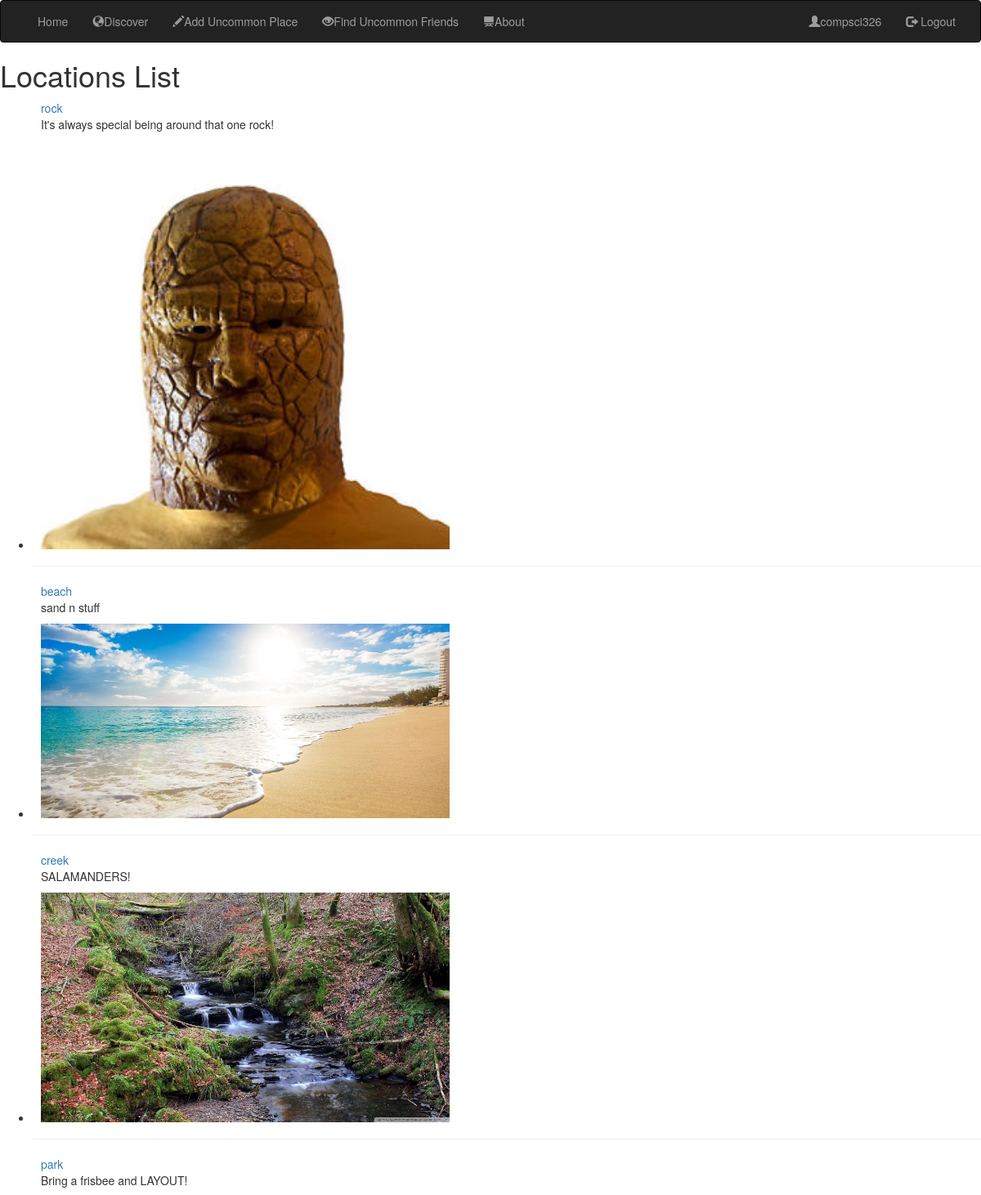
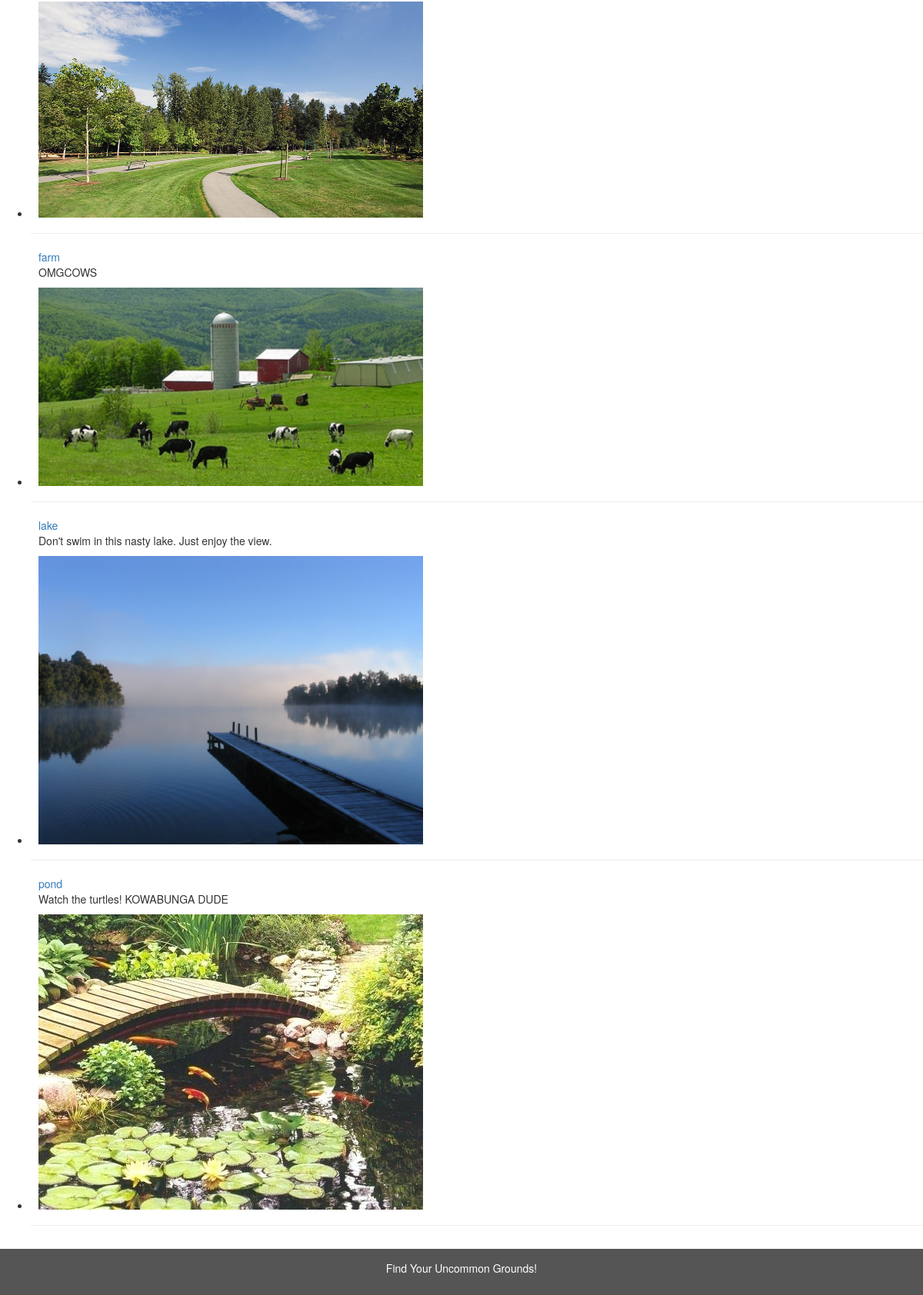
/UncommonGrounds/locations/ (signed in), run on the app's committed database (2 pictures, top to bottom).
### UncommonGrounds/models.py (models this page shows, shortened)
class Location(models.Model):
    name = models.CharField(max_length=100, help_text="Enter the name of location")
    """GPS_coordinates = """
    contributor = models.ForeignKey('Profile', on_delete=models.SET_NULL, null=True)
    description = models.TextField(max_length=1000, help_text="Brief description of location")
    tags = models.ManyToManyField(Tag)
    RATING = (
        (0, ' '),
        (1, '*'),
        (2, '**'),
        (3, '***'),
        (4, '****'),
        (5, '*****'),
    )
    ratings = models.IntegerField(choices=RATING, blank=True, default=' ')
    popularity = models.IntegerField()
    added = models.DateTimeField(auto_now_add=True)
    comments = models.ForeignKey('Comment', related_name="loc_comments", on_delete=models.SET_NULL, null=True)
    image = models.ImageField(upload_to = 'location_images/')
    def get_absolute_url(self):
        return reverse('location-detail', args=[str(self.id)])

### UncommonGrounds/views.py (the view)
# urls.py: path('locations/', views.LocationListView.as_view(), name='locations'),
class LocationListView(generic.ListView):
    model = Location

### UncommonGrounds/templates/UncommonGrounds/location_list.html (shortened to what this page needs)
{% extends "base_generic.html" %}
{% block content %}
{% load static %}
  <h1>Locations List</h1>
  {% if location_list %}
  <ul>
    {% for location in location_list %}
    <li>
      <div class="media">
        <div class="media-left">
        </div>
        <div class="media-body">
          <a href="{{ location.get_absolute_url }}">{{ location.name }}</a>
          <p>{{ location.description }}</p>
          <img src='{% static location.name|add:".jpg" %}' width="500px" />
        </div>
      <hr>
      </div>
    </li>
    {% endfor %}
  </ul>
  {% else %}
    <p>There are no locations added yet!</p>
  {% endif %}
{% endblock %}

### UncommonGrounds/templates/base_generic.html (shortened to what this page needs)
<!DOCTYPE html>
<html lang="en">
<head>
  <link rel="stylesheet" href="https://maxcdn.bootstrapcdn.com/bootstrap/3.3.7/css/bootstrap.min.css">
  {% load static %}
  <link rel="stylesheet" href="{% static 'css/styles.css' %}">
</head>
<body>
<nav class="navbar navbar-inverse">
  <div class="container-fluid">
    <div class="collapse navbar-collapse" id="myNavbar">
      <ul class="nav navbar-nav">
        <li><a href="{% url 'discover' %}">Home</a></li>
        <li><a href="{% url 'locations' %}"><span class="glyphicon glyphicon-globe"></span>Discover</a></li>
        <li><a href="#"><span class="glyphicon glyphicon-pencil"></span>Add Uncommon Place</a></li>
        <li><a href="{% url 'profiles' %}"><span class="glyphicon glyphicon-eye-open"></span>Find Uncommon Friends</a></li>
        <li><a href="{% url 'about' %}"><span class="glyphicon glyphicon-blackboard"></span>About</a></li>
      </ul>
      <ul class="nav navbar-nav navbar-right">
        {% if user.is_authenticated %}
          <li><a href="{% url 'profile' %}"><span class="glyphicon glyphicon-user"></span>{{ user.get_username }}</a></li>
          <li><a href="{% url 'logout'%}"><span class="glyphicon glyphicon-log-out"></span> Logout</a></li>
        {% else %}
          <li><a href="{% url 'addUser' %}"><span class="glyphicon glyphicon-user"></span> Sign Up</a></li>
          <li><a href="{% url 'login' %}"><span class="glyphicon glyphicon-log-in"></span> Login</a></li>
        {% endif %}
      </ul>
    </div>
  </div>
</nav>
{% block content %}{% endblock %}
<footer class="container-fluid text-center">
  <p>Find Your Uncommon Grounds!</p>
</footer>
</body>
</html>

### UncommonGrounds/static/css/styles.css (style rules this page uses)
footer { background-color: #555; color: white; padding: 15px; }

### data on the page
Location: name "rock", description "It's always special being around that one rock!", name (picture)
Location: name "beach", description "sand n stuff", name (picture)
Location: name "creek", description "SALAMANDERS!", name (picture)
Location: name "park", description "Bring a frisbee and LAYOUT!", name (picture)
Location: name "farm", description "OMGCOWS", name (picture)
Location: name "lake", description "Don't swim in this nasty lake. Just enjoy the view.", name (picture)
Location: name "pond", description "Watch the turtles! KOWABUNGA DUDE", name (picture)

### other printed values
{{ user.get_username }} "compsci326"
